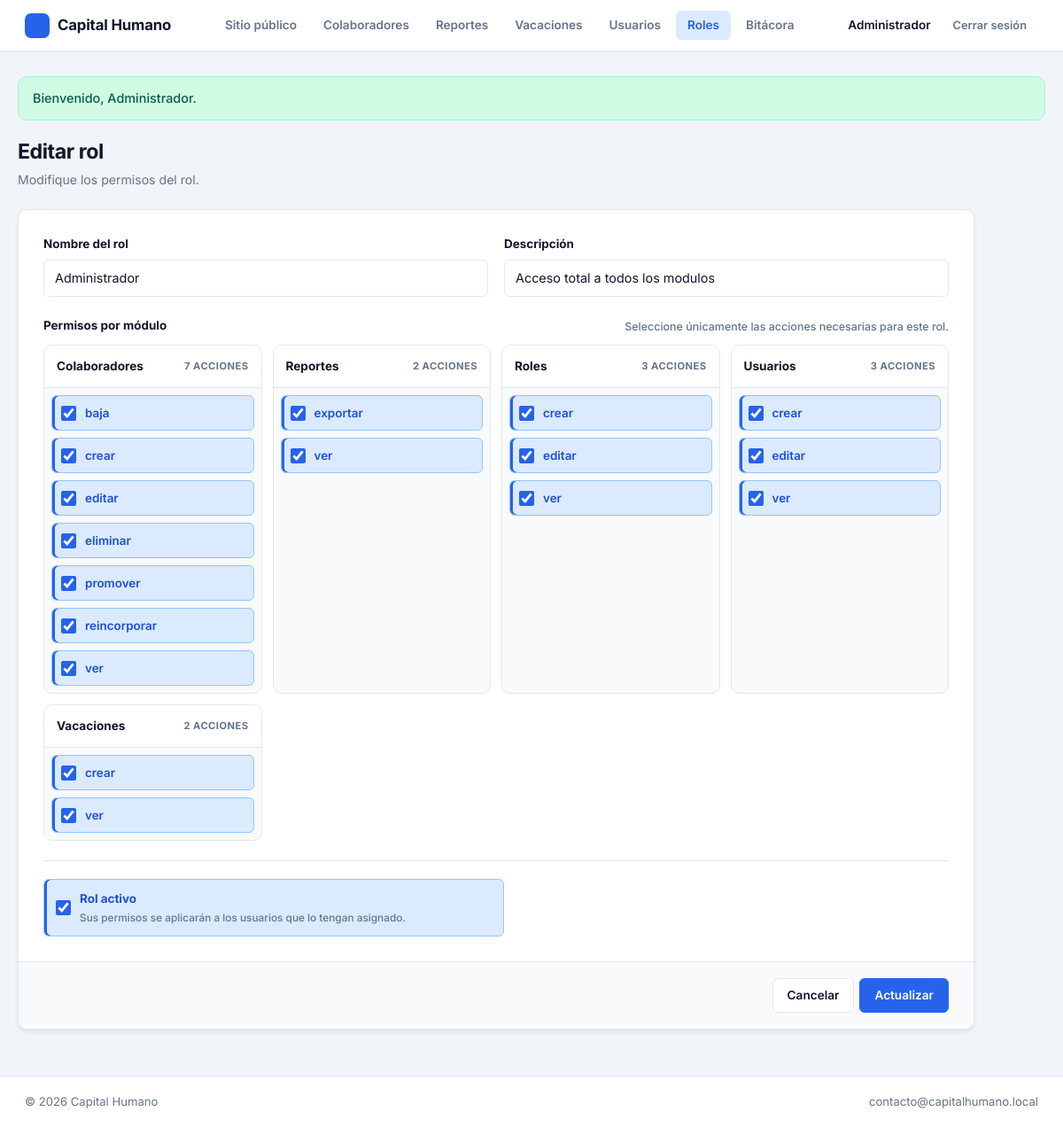
The page /publico/index.php?route=roles.edit&id=1 (signed in) on the database its author committed.
### tables this page shows
CREATE TABLE roles (
    id INT AUTO_INCREMENT PRIMARY KEY,
    nombre VARCHAR(50) NOT NULL,
    descripcion VARCHAR(255) NULL,
    activo TINYINT(1) NOT NULL DEFAULT 1,
    UNIQUE KEY uq_roles_nombre (nombre)
);

CREATE TABLE permisos (
    id INT AUTO_INCREMENT PRIMARY KEY,
    modulo VARCHAR(50) NOT NULL,
    accion VARCHAR(50) NOT NULL,
    descripcion VARCHAR(255) NULL,
    UNIQUE KEY uq_permisos_modulo_accion (modulo, accion)
);

### bootstrap.php (called while the page is built, shortened)
<?php
function e(mixed $value): string
{
    return Sanitizer::escape($value);
}
function url(string $route, array $params = []): string
{
    $params = array_merge(['route' => $route], $params);
    return 'index.php?' . http_build_query($params);
}
function render_view(string $view, array $data = []): void
{
    extract($data, EXTR_SKIP);
    $viewFile = ROOT_PATH . DIRECTORY_SEPARATOR . 'app' . DIRECTORY_SEPARATOR . 'vistas' . DIRECTORY_SEPARATOR . str_replace('/', DIRECTORY_SEPARATOR, $view) . '.php';
    require ROOT_PATH . DIRECTORY_SEPARATOR . 'app' . DIRECTORY_SEPARATOR . 'vistas' . DIRECTORY_SEPARATOR . 'layouts' . DIRECTORY_SEPARATOR . 'header.php';
    require $viewFile;
    require ROOT_PATH . DIRECTORY_SEPARATOR . 'app' . DIRECTORY_SEPARATOR . 'vistas' . DIRECTORY_SEPARATOR . 'layouts' . DIRECTORY_SEPARATOR . 'footer.php';
}
function flash(string $key, ?string $message = null): ?string
{
    $value = $_SESSION['flash'][$key] ?? null;
    return $value;
}

### app/controladores/RolController.php (called while the page is built, shortened)
<?php
final class RolController
{
    private Rol $roles;
    public function __construct()
    {
        $this->roles = new Rol();
    }
    public function edit(): void
    {
        $id = Sanitizer::int($_GET['id'] ?? 0);
        $rol = $this->roles->find($id);
        render_view('roles/edit', [
            'title' => 'Editar rol',
            'rol' => $rol,
            'modulos' => $this->roles->permissionsByModule(),
            'old' => FormState::old(),
            'errors' => FormState::errors(),
        ]);
    }
}

### publico/index.php (called while the page is built, shortened)
<?php
require dirname(__DIR__) . DIRECTORY_SEPARATOR . 'bootstrap.php';
$routes = require ROOT_PATH . DIRECTORY_SEPARATOR . 'rutas' . DIRECTORY_SEPARATOR . 'web.php';
$route = $_GET['route'] ?? 'public.home';
[$class, $method] = $routes[$route];
try {
    (new $class())->$method();
} catch (Throwable $exception) {
    $status = http_response_code();
    if ($status < 400) {
        $status = 500;
        http_response_code($status);
    }
    if ($status >= 500) {
        (new \App\Servicios\WebErrorHandler())->handle($exception);
    }
    render_view('errors/generic', [
        'title' => $status === 403 ? 'Acceso denegado' : 'Error de aplicación',
        'status' => $status,
        'heading' => $status === 403 ? 'No tiene permiso para esta acción' : 'Ocurrió un error inesperado',
    ]);
}

### app/utilidades/Sanitizer.php (called while the page is built, shortened)
<?php
final class Sanitizer
{
    public static function int(mixed $value): int
    {
        return (int) filter_var($value, FILTER_SANITIZE_NUMBER_INT);
    }
    public static function escape(mixed $value): string
    {
        return htmlspecialchars((string) $value, ENT_QUOTES, 'UTF-8');
    }
}

### app/servicios/AuthService.php (called while the page is built, shortened)
<?php
final class AuthService
{
    public static function check(): bool
    {
        return !empty($_SESSION['usuario_id']);
    }
    public static function user(): ?array
    {
        return [
            'id' => $_SESSION['usuario_id'],
            'usuario' => $_SESSION['usuario'],
            'nombre' => $_SESSION['usuario_nombre'],
        ];
    }
    public static function can(string $modulo, string $accion): bool
    {
        $permisos = $_SESSION['permisos'] ?? [];
        $permisoId = self::permissionId($modulo, $accion);
        return $permisoId !== null && in_array($permisoId, $permisos, true);
    }
    private static function permissionId(string $modulo, string $accion): ?int
    {
        $db = \Config\Database::getConnection();
        $statement = $db->prepare('SELECT id FROM permisos WHERE modulo = :modulo AND accion = :accion');
        $statement->execute(['modulo' => $modulo, 'accion' => $accion]);
        $id = $statement->fetchColumn();
        return $id === false ? null : (int) $id;
    }
}

### app/modelos/Rol.php (called while the page is built, shortened)
<?php
final class Rol
{
    private PDO $db;
    public function __construct(?PDO $db = null)
    {
        $this->db = $db ?? Database::getConnection();
    }
    public function find(int $id): ?array
    {
        $statement = $this->db->prepare('SELECT * FROM roles WHERE id = :id');
        $statement->execute(['id' => $id]);
        $row = $statement->fetch();
        $row['permisos_ids'] = $this->permissionIds($id);
        return $row;
    }
    private function permissionIds(int $rolId): array
    {
        $statement = $this->db->prepare('SELECT permiso_id FROM rol_permiso WHERE rol_id = :id');
        $statement->execute(['id' => $rolId]);
        return array_map('intval', $statement->fetchAll(PDO::FETCH_COLUMN));
    }
    public function permissions(): array
    {
        return $this->db->query('SELECT * FROM permisos ORDER BY modulo, accion')->fetchAll();
    }
    public function permissionsByModule(): array
    {
        $rows = $this->permissions();
        $grouped = [];
        foreach ($rows as $row) {
            $grouped[$row['modulo']][] = $row;
        }
        return $grouped;
    }
}

### config/Database.php (called while the page is built, shortened)
<?php
final class Database
{
    private static ?PDO $connection = null;
    public static function getConnection(): PDO
    {
        if (self::$connection instanceof PDO) {
            return self::$connection;
        }
        $host = (string) ($_ENV['DB_HOST'] ?? '127.0.0.1');
        $port = (string) ($_ENV['DB_PORT'] ?? '3306');
        $database = (string) ($_ENV['DB_DATABASE'] ?? 'CapitalHumano');
        $username = (string) ($_ENV['DB_USERNAME'] ?? 'root');
        $password = (string) ($_ENV['DB_PASSWORD'] ?? '');
        $dsn = "mysql:host={$host};port={$port};dbname={$database};charset=utf8mb4";
        try {
            self::$connection = new PDO($dsn, $username, $password, [
                PDO::ATTR_ERRMODE => PDO::ERRMODE_EXCEPTION,
                PDO::ATTR_DEFAULT_FETCH_MODE => PDO::FETCH_ASSOC,
                PDO::ATTR_EMULATE_PREPARES => false,
            ]);
        } catch (PDOException $exception) {
            throw new RuntimeException('No fue posible conectar con la base de datos. Revise la configuracion.', 0, $exception);
        }
        return self::$connection;
    }
}

### app/utilidades/FormState.php (called while the page is built, shortened)
<?php
final class FormState
{
    public static function old(): array
    {
        $old = $_SESSION['form_old'] ?? [];
        return is_array($old) ? $old : [];
    }
}

### app/vistas/roles/_form.php (the view)
<div class="row-two">
    <div class="field">
        <label for="nombre">Nombre del rol</label>
        <input type="text" id="nombre" name="nombre" value="<?= e($old['nombre'] ?? $rol['nombre'] ?? '') ?>" required>
    </div>
    <div class="field">
        <label for="descripcion">Descripción</label>
        <input type="text" id="descripcion" name="descripcion" value="<?= e($old['descripcion'] ?? $rol['descripcion'] ?? '') ?>">
    </div>
</div>
<div class="field">
    <div class="field-heading">
        <label>Permisos por módulo</label>
        <small>Seleccione únicamente las acciones necesarias para este rol.</small>
    </div>
    <div class="permissions-grid">
    <?php foreach ($modulos as $modulo => $permisos): ?>
        <div class="permission-module">
            <header>
                <strong><?= e(ucfirst($modulo)) ?></strong>
                <span><?= e(count($permisos)) ?> acciones</span>
            </header>
            <?php foreach ($permisos as $permiso): ?>
                <?php
                    $checked = '';
                    $selected = $old['permisos'] ?? $rol['permisos_ids'] ?? [];
                    if (in_array((int) $permiso['id'], array_map('intval', (array) $selected), true)) {
                        $checked = 'checked';
                    }
                ?>
                <label class="checkbox">
                    <input type="checkbox" name="permisos[]" value="<?= e($permiso['id']) ?>" <?= $checked ?>>
                    <?= e($permiso['accion']) ?>
                </label>
            <?php endforeach; ?>
        </div>
    <?php endforeach; ?>
    </div>
</div>
<div class="field inline">
    <label class="checkbox">
        <input type="checkbox" name="activo" value="1" <?= (int) ($old['activo'] ?? $rol['activo'] ?? 1) === 1 ? 'checked' : '' ?>>
        <span><strong>Rol activo</strong><small>Sus permisos se aplicarán a los usuarios que lo tengan asignado.</small></span>
    </label>
</div>

### app/vistas/layouts/header.php (shortened to what this page needs)
<!doctype html>
<html lang="es">
<head>
    <link rel="stylesheet" href="assets/css/styles.css">
</head>
<body>
<header class="topbar">
    <a class="brand" href="<?= e(url('public.home')) ?>">Capital Humano</a>
    <nav class="nav">
        <?php if (!\App\Servicios\AuthService::check()): ?>
            <a href="<?= e(url('public.home')) ?>" class="<?= ($_GET['route'] ?? 'public.home') === 'public.home' ? 'active' : '' ?>">Conoce el sistema</a>
            <a href="<?= e(url('public.home')) ?>#beneficios">Beneficios</a>
            <a href="<?= e(url('public.home')) ?>#seguridad">Seguridad</a>
        <?php else: ?>
            <a href="<?= e(url('public.home')) ?>">Sitio público</a>
        <?php endif; ?>
        <?php if (\App\Servicios\AuthService::can('colaboradores', 'ver')): ?>
            <a href="<?= e(url('colaboradores.index')) ?>" class="<?= (($_GET['route'] ?? '') === 'home' || str_starts_with($_GET['route'] ?? '', 'colaboradores')) ? 'active' : '' ?>">Colaboradores</a>
        <?php endif; ?>
        <?php if (\App\Servicios\AuthService::can('reportes', 'ver')): ?>
            <a href="<?= e(url('reportes.index')) ?>" class="<?= str_starts_with($_GET['route'] ?? '', 'reportes') ? 'active' : '' ?>">Reportes</a>
        <?php endif; ?>
        <?php if (\App\Servicios\AuthService::can('vacaciones', 'ver')): ?>
            <a href="<?= e(url('vacaciones.index')) ?>" class="<?= str_starts_with($_GET['route'] ?? '', 'vacaciones') ? 'active' : '' ?>">Vacaciones</a>
        <?php endif; ?>
        <?php if (\App\Servicios\AuthService::can('usuarios', 'ver')): ?>
            <a href="<?= e(url('usuarios.index')) ?>" class="<?= str_starts_with($_GET['route'] ?? '', 'usuarios') ? 'active' : '' ?>">Usuarios</a>
        <?php endif; ?>
        <?php if (\App\Servicios\AuthService::can('roles', 'ver')): ?>
            <a href="<?= e(url('roles.index')) ?>" class="<?= str_starts_with($_GET['route'] ?? '', 'roles') ? 'active' : '' ?>">Roles</a>
        <?php endif; ?>
        <?php if (\App\Servicios\AuthService::can('usuarios', 'ver')): ?>
            <a href="<?= e(url('bitacora')) ?>" class="<?= ($_GET['route'] ?? '') === 'bitacora' ? 'active' : '' ?>">Bitácora</a>
        <?php endif; ?>
    </nav>
    <div class="user-menu">
        <?php if (\App\Servicios\AuthService::check()): ?>
            <span class="user-name"><?= e((\App\Servicios\AuthService::user()['nombre'] ?? '')) ?></span>
            <form method="post" action="<?= e(url('logout')) ?>" class="inline">
                <button type="submit" class="btn small ghost">Cerrar sesión</button>
            </form>
        <?php else: ?>
            <a href="<?= e(url('login')) ?>" class="btn small primary">Iniciar sesión</a>
        <?php endif; ?>
    </div>
</header>
<main class="page">
    <?php if ($message = flash('success')): ?>
        <div class="alert alert-success"><?= e($message) ?></div>
    <?php endif; ?>

### rows shown on the page
roles: nombre "Administrador", descripcion "Acceso total a todos los modulos", activo "☑"
permisos: accion "baja"
permisos: accion "crear"
permisos: accion "editar"
permisos: accion "eliminar"
permisos: accion "promover"
permisos: accion "reincorporar"
permisos: accion "ver"
permisos: accion "exportar"
permisos: accion "ver"
permisos: accion "crear"
permisos: accion "editar"
permisos: accion "ver"
permisos: accion "crear"
permisos: accion "editar"
permisos: accion "ver"
permisos: accion "crear"
permisos: accion "ver"

### other values the page prints
$message "Bienvenido, Administrador."
$modulo "Colaboradores"
count($permisos) "7"
$modulo "Reportes"
count($permisos) "2"
$modulo "Roles"
count($permisos) "3"
$modulo "Usuarios"
$modulo "Vacaciones"
